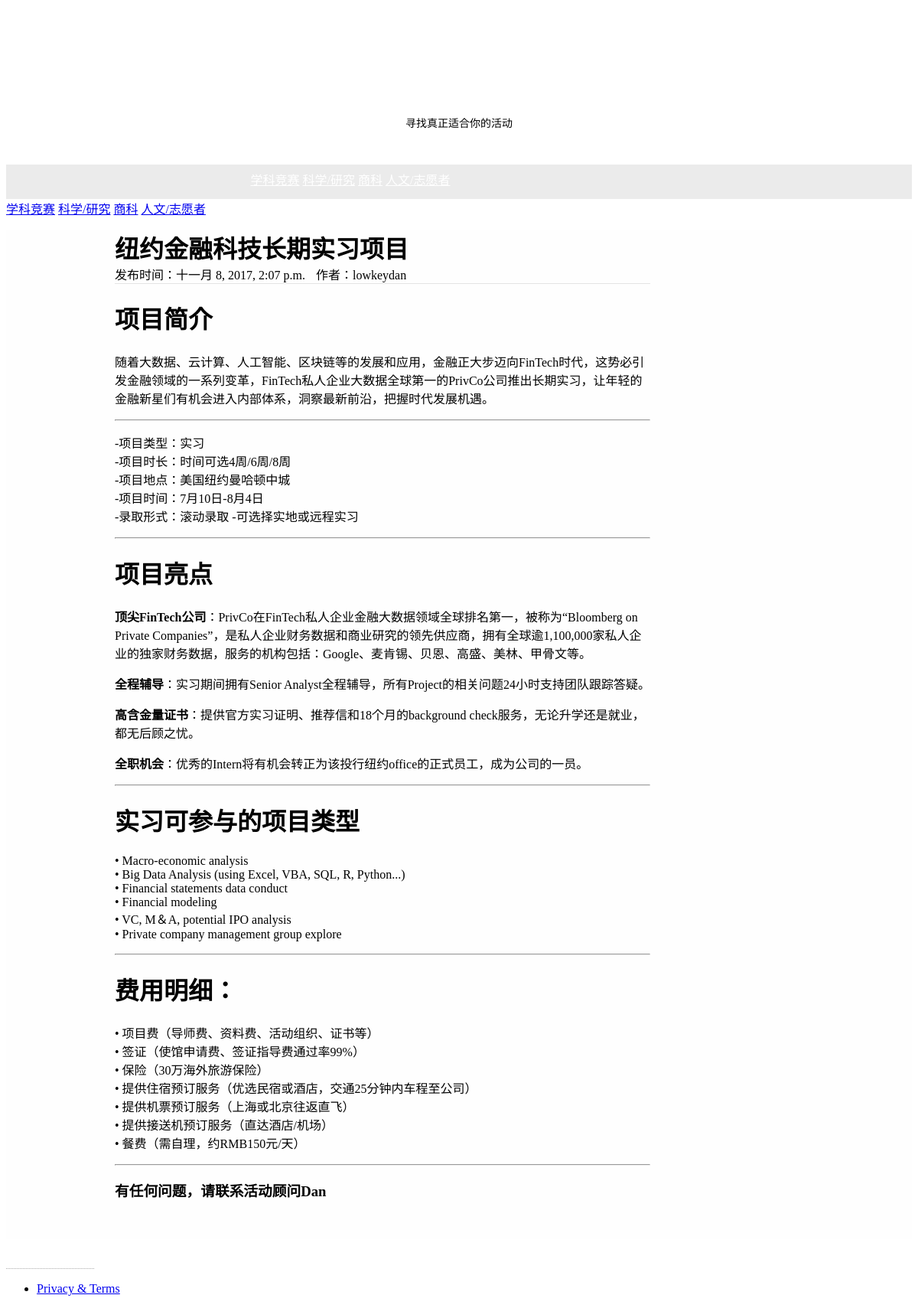
/post/5/, run on the app's committed database.
### blog/models.py (models this page shows, shortened)
@python_2_unicode_compatible
class Category(models.Model):
    name = models.CharField(max_length=100)

@python_2_unicode_compatible
class Post(models.Model):
    title = models.CharField(max_length=70)
    body = models.TextField()
    created_time = models.DateTimeField(auto_now=True)
    modified_time = models.DateTimeField()
    excerpt = models.CharField(max_length=200, blank=True)
    category = models.ForeignKey(Category)
    tags = models.ManyToManyField(Tag, blank=True)
    author = models.ForeignKey(User)

### blog/views.py (the view)
# urls.py: url(r'^post/(?P<pk>[0-9]+)/$', views.detail, name='detail'),
def detail(request, pk):
    post = get_object_or_404(Post, pk=pk)
    post.body = markdown(post.body)
    return render(request, 'blog/portfolio-page.html', context={'post': post})

### blog/templatetags/blog_tags.py (called while the page is built)
@register.simple_tag
def get_category():
    return Category.objects.all()

### templates/blog/portfolio-page.html (shortened to what this page needs)
<!DOCTYPE html>
{% load staticfiles %}
{% load blog_tags %}
<html lang="en-US">
  <head>
    <link href="https://code.getmdl.io/1.3.0/material.indigo-pink.min.css" rel="stylesheet">
    <link href="{% static 'blog/styles/main.css' %}" rel="stylesheet">
  </head>
  <body id="top">
    <div class="mdl-layout mdl-js-layout mdl-layout--fixed-header">
      <header class="mdl-layout__header mdl-layout__header--waterfall site-header">
        <div class="mdl-layout__header-row site-logo-row"><span class="mdl-layout__title">
            <div class="site-logo"></div><span class="site-description">寻找真正适合你的活动</span></span></div>
        <div class="mdl-layout__header-row site-navigation-row mdl-layout--large-screen-only">
          <nav class="mdl-navigation mdl-typography--body-1-force-preferred-font">
              {% get_category as category_list %}
                  {% for category in category_list %}
              <a class="mdl-navigation__link" href="{% url 'blog:category' category.pk %}">{{ category.name }}</a>
                  {% endfor %}
          </nav>
        </div>
      </header>
      <div class="mdl-layout__drawer mdl-layout--small-screen-only">
        <nav class="mdl-navigation mdl-typography--body-1-force-preferred-font">
              {% get_category as category_list %}
                  {% for category in category_list %}
              <a class="mdl-navigation__link" href="{% url 'blog:category' category.pk %}">{{ category.name }}</a>
                  {% endfor %}
          </nav>
      </div>
      <main class="mdl-layout__content">
        <div class="site-content">
          <div class="mdl-grid site-max-width">
            <div class="mdl-cell mdl-cell--12-col mdl-card mdl-shadow--4dp page-content">
              <div class="mdl-card__title">
                <h1 class="mdl-card__title-text" style="margin: 0 auto">{{ post.title }}</h1>
              </div>
                <div class="mdl-card__title" style="margin: 0 auto">
                    <span><time class="mdl-list__item-text-body" datetime="{{ post.created_time }}">发布时间：{{ post.created_time }}</time></span>
                            <span class="mdl-list__item-text-body" style="margin-left: 10px">作者：{{ post.author }}</span>
                </div>
              <div class="mdl-grid site-copy" style="border-top: 1px solid rgba(0,0,0,.1);">
                <div class="mdl-cell mdl-cell--12-col">
                    {{ post.body|safe }}
                    <h3>有任何问题，请联系活动顾问Dan</h3>
</div>
</div>
              </div>
            </div>
          </div>
        </div>
        <footer class="mdl-mini-footer">
          <div class="footer-container">
            <div class="mdl-logo"> <a href="#" target="_blank">Daniel_版权所有</a></div>
            <ul class="mdl-mini-footer__link-list">
              <li><a href="#">Privacy & Terms</a></li>
            </ul>
          </div>
        </footer>
  </body>
</html>

### blog/static/blog/styles/main.css (style rules this page uses)
.site-header { position: relative; }
.site-header .mdl-layout__header-row { padding: 0; -ms-flex-pack: center; justify-content: center; }
.site-description { display: block; font-size: 14px; text-align: center; font-weight: 400; margin-bottom: 10px; }
.site-logo-row { min-height: 200px; }
.site-logo { background: url(../img/site-logo.png) 50% no-repeat; background-size: cover; height: 120px; width: 120px; margin: 15px auto; }
.site-navigation-row { background-color: rgba(0, 0, 0, 0.08); text-transform: uppercase; height: 45px; }
.site-navigation-row .mdl-navigation { text-align: center; max-width: 900px; width: 100%; }
.site-navigation-row .mdl-navigation__link { -ms-flex: 1; flex: 1; line-height: 42px; color: #fff; }
.mdl-layout__content { background-color: #fefefe; }
.site-content { margin: 1em auto; min-height: 580px; }
.page-content { padding-bottom: 2em; }
.site-max-width { max-width: 900px; margin: auto; }
.site-copy { max-width: 700px; }
footer .mdl-logo a { color: #fff; text-decoration: none; border-bottom: 1px dotted #aaa; }
.footer-container { margin: 0 auto; }

### data on the page
Category: name "学科竞赛"
Category: name "科学/研究"
Category: name "商科"
Category: name "人文/志愿者"
Post: title "纽约金融科技长期实习项目", created_time "十一月 8, 2017, 2:07 p.m.", author "lowkeydan", body "项目简介 随着大数据、云计算、人工智能、区块链等的发展和应用，金融正大步迈向FinTech时代，这势必引发金融领域的一系列变革，FinTech私人企业大数据全球第一的PrivCo公司推出长期实习，让年轻的金融新星们有机会进入内部体系，洞察最新前沿，把握时代发展机遇。 -项目类型：实习 -项目时长：时间可选4周/6周/8周 -项目地点：美国纽约曼哈顿中城 -项目时间：7月10日-8月4日 -录取形式：滚动录取 -可选择实地或远程实习 项目亮点 顶尖FinTech公司 ：PrivCo在FinTech私人企业金融大数据领域全球排名第一，被称为“Bloomberg on Private Companies”，是私人企业财务数据和商业研究的领先供应商，拥有全球逾1,100,000家私人企业的独家财务数据，服务的机构包括：Google、麦肯锡、贝恩、高盛、美林、甲骨文等。 全程辅导 ：实习期间拥有Senior Analyst全程辅导，所有Project的相关问题24小时支持团队跟踪答疑。 高含金量证书 ：提供官方实习证明、推荐信和18个月的background check服务，无论升学还是就业，都无后顾之忧。 全职机会 ：优秀的Intern将有机会转正为该投行纽约office的正式员工，成为公司的一员。 实习可参与的项目类型 • Macro-economic analysis • Big Data Analysis (using Excel, VBA, SQL, R, Python...) • Financial statements data conduct • Financial…"
